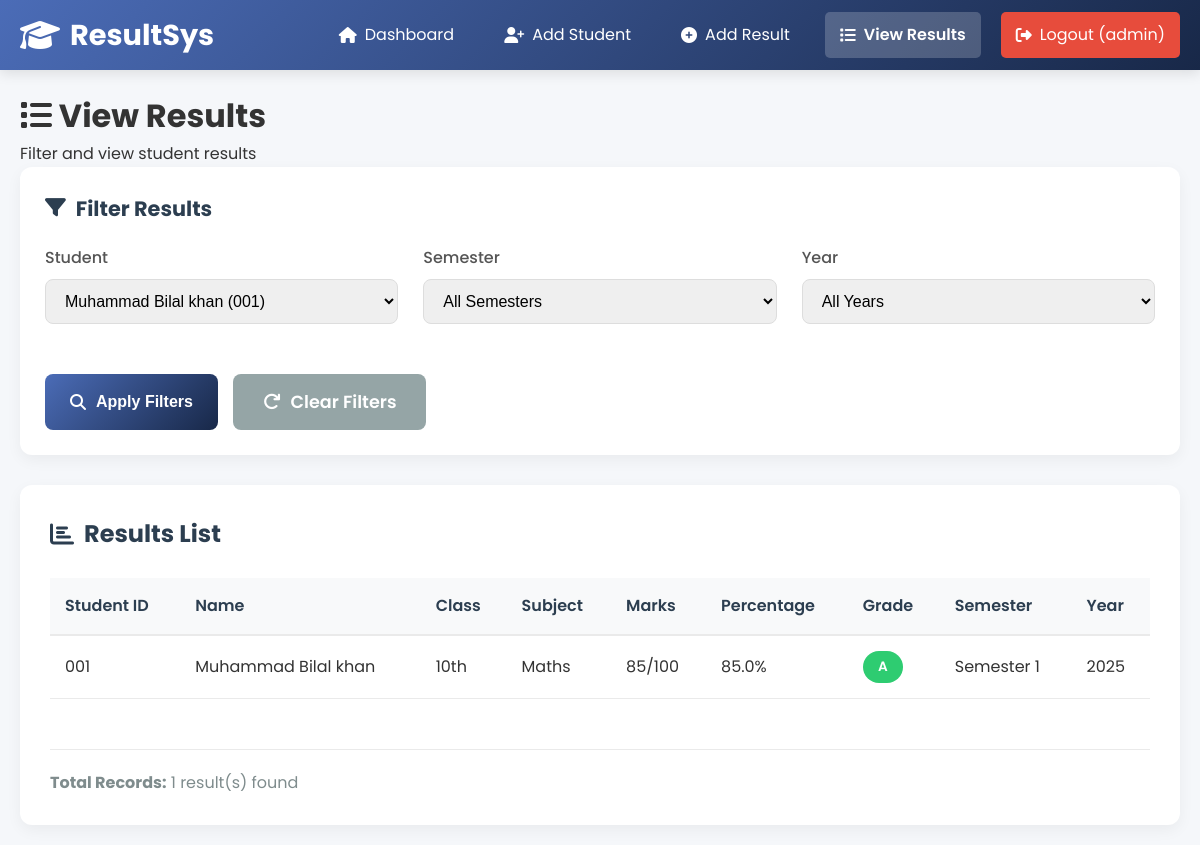
Page /view_results?student_id=001 (signed in) on the committed database.
### tables this page shows
CREATE TABLE results (
            id INTEGER PRIMARY KEY AUTOINCREMENT,
            student_id TEXT NOT NULL,
            subject TEXT NOT NULL,
            marks INTEGER NOT NULL,
            max_marks INTEGER NOT NULL DEFAULT 100,
            grade TEXT,
            semester TEXT,
            year INTEGER,
            FOREIGN KEY (student_id) REFERENCES students (student_id)
        );

CREATE TABLE students (
            id INTEGER PRIMARY KEY AUTOINCREMENT,
            student_id TEXT UNIQUE NOT NULL,
            name TEXT NOT NULL,
            class TEXT NOT NULL,
            email TEXT,
            phone TEXT
        );

### app.py (the view)
@app.route('/view_results')
def view_results():
    if 'user_id' not in session:
        return redirect(url_for('login'))
    conn = get_db_connection()
    student_id = request.args.get('student_id', '')
    semester = request.args.get('semester', '')
    year = request.args.get('year', '')
    query = '''
        SELECT r.*, s.name, s.class
        FROM results r
        JOIN students s ON r.student_id = s.student_id
        WHERE 1=1
    '''
    params = []
    if student_id:
        query += ' AND r.student_id = ?'
        params.append(student_id)
    if semester:
        query += ' AND r.semester = ?'
        params.append(semester)
    if year:
        query += ' AND r.year = ?'
        params.append(year)
    query += ' ORDER BY r.year DESC, r.semester, s.name'
    results = conn.execute(query, params).fetchall()
    semesters = conn.execute('SELECT DISTINCT semester FROM results ORDER BY semester').fetchall()
    years = conn.execute('SELECT DISTINCT year FROM results ORDER BY year DESC').fetchall()
    students = conn.execute('SELECT student_id, name FROM students ORDER BY name').fetchall()
    conn.close()
    return render_template('view_results.html',
                         results=results,
                         semesters=semesters,
                         years=years,
                         students=students,
                         filters={'student_id': student_id, 'semester': semester, 'year': year})

### app.py (called while the page is built)
def get_db_connection():
    conn = sqlite3.connect(DATABASE)
    conn.row_factory = sqlite3.Row
    return conn

### templates/view_results.html (shortened to what this page needs)
{% extends "base.html" %}
{% block content %}
<div class="results-container">
    <div class="results-header">
        <h1><i class="fas fa-list"></i> View Results</h1>
        <p>Filter and view student results</p>
    </div>
    <div class="filter-card">
        <h3><i class="fas fa-filter"></i> Filter Results</h3>
        <form method="GET" action="{{ url_for('view_results') }}" class="filter-form">
            <div class="form-row">
                <div class="form-group">
                    <label for="student_id">Student</label>
                    <select id="student_id" name="student_id">
                        {% for student in students %}
                        <option value="{{ student.student_id }}" {% if filters.student_id == student.student_id %}selected{% endif %}>
                            {{ student.name }} ({{ student.student_id }})
                        </option>
                        {% endfor %}
                    </select>
                </div>
                <div class="form-group">
                    <label for="semester">Semester</label>
                    <select id="semester" name="semester">
                        <option value="">All Semesters</option>
                    </select>
                </div>
                <div class="form-group">
                    <label for="year">Year</label>
                    <select id="year" name="year">
                        <option value="">All Years</option>
                    </select>
                </div>
            </div>
            <div class="filter-actions">
                <button type="submit" class="btn-filter">
                    <i class="fas fa-search"></i> Apply Filters
                </button>
                <a href="{{ url_for('view_results') }}" class="btn-cancel">
                    <i class="fas fa-redo"></i> Clear Filters
                </a>
            </div>
        </form>
    </div>
    <div class="results-list">
        <h3><i class="fas fa-chart-bar"></i> Results List</h3>
        {% if results %}
        <div class="table-responsive">
            <table>
                <thead>
                    <tr>
                        <th>Student ID</th>
                        <th>Name</th>
                        <th>Class</th>
                        <th>Subject</th>
                        <th>Marks</th>
                        <th>Percentage</th>
                        <th>Grade</th>
                        <th>Semester</th>
                        <th>Year</th>
                    </tr>
                </thead>
                <tbody>
                    {% for result in results %}
                    <tr>
                        <td>{{ result.student_id }}</td>
                        <td>{{ result.name }}</td>
                        <td>{{ result.class }}</td>
                        <td>{{ result.subject }}</td>
                        <td>{{ result.marks }}/{{ result.max_marks }}</td>
                        <td>{{ "%.1f"|format((result.marks / result.max_marks) * 100) }}%</td>
                        <td><span class="grade-badge grade-{{ result.grade }}">{{ result.grade }}</span></td>
                        <td>{{ result.semester }}</td>
                        <td>{{ result.year }}</td>
                    </tr>
                    {% endfor %}
                </tbody>
            </table>
        </div>
        <div class="results-summary">
            <p><strong>Total Records:</strong> {{ results|length }} result(s) found</p>
        </div>
        {% endif %}
    </div>
</div>
{% endblock %}

### static/css/style.css (style rules this page uses)
* { margin: 0; padding: 0; box-sizing: border-box; }
body { font-family: 'Poppins', sans-serif; background-color: #f5f7fa; color: #333; line-height: 1.6; }
.form-group { margin-bottom: 25px; }
.form-group label { display: block; margin-bottom: 8px; font-weight: 500; color: #555; }
.table-responsive { overflow-x: auto; }
table { width: 100%; border-collapse: collapse; margin-bottom: 25px; }
table th { background-color: #f8f9fa; padding: 15px; text-align: left; font-weight: 600; color: #2c3e50; border-bottom: 2px solid #eaeaea; }
table td { padding: 15px; border-bottom: 1px solid #eaeaea; }
.grade-badge { display: inline-block; padding: 5px 12px; border-radius: 20px; font-weight: 600; font-size: 0.85rem; text-align: center; min-width: 40px; }
.grade-A { background-color: #2ecc71; color: white; }
.form-row { display: grid; grid-template-columns: repeat(auto-fit, minmax(250px, 1fr)); gap: 25px; margin-bottom: 25px; }
.form-group input, .form-group select { width: 100%; padding: 12px 15px; border: 1px solid #ddd; border-radius: 8px; font-size: 1rem; transition: all 0.3s ease; }
.btn-cancel { padding: 14px 30px; background-color: #95a5a6; color: white; border: none; border-radius: 8px; font-size: 1.1rem; font-weight: 600; cursor: pointer; transition: all 0.3s ease; text-decoration: none; display: flex; align-items: center; gap: 10px; }
.results-container { max-width: 1200px; margin: 0 auto; }
.filter-card { background-color: white; border-radius: 12px; padding: 25px; box-shadow: 0 5px 15px rgba(0, 0, 0, 0.05); margin-bottom: 30px; }
.filter-card h3 { display: flex; align-items: center; gap: 10px; color: #2c3e50; margin-bottom: 20px; font-size: 1.3rem; }
.filter-form .form-row { margin-bottom: 0; }
.filter-actions { display: flex; gap: 15px; margin-top: 25px; }
.btn-filter { padding: 12px 25px; background: linear-gradient(135deg, #4b6cb7 0%, #182848 100%); color: white; border: none; border-radius: 8px; font-size: 1rem; font-weight: 600; cursor: pointer; transition: all 0.3s ease; display: flex; align-items: center; gap: 10px; }
.results-list { background-color: white; border-radius: 12px; padding: 30px; box-shadow: 0 5px 15px rgba(0, 0, 0, 0.05); }
.results-list h3 { display: flex; align-items: center; gap: 10px; color: #2c3e50; margin-bottom: 25px; font-size: 1.5rem; }
.results-summary { margin-top: 25px; padding-top: 20px; border-top: 1px solid #eaeaea; font-size: 1rem; color: #7f8c8d; }

### rows in the picture
results: student_id "001", name "Muhammad Bilal khan", class "10th", subject "Maths", marks "85", max_marks "100", (result.marks/result.max_marks)*100 "85.0", grade "A", semester "Semester 1", year "2025"

### other values in the picture
{{ session.username }} "admin"
{{ results|length }} "1"
form field student_id "Muhammad Bilal khan (001)"
